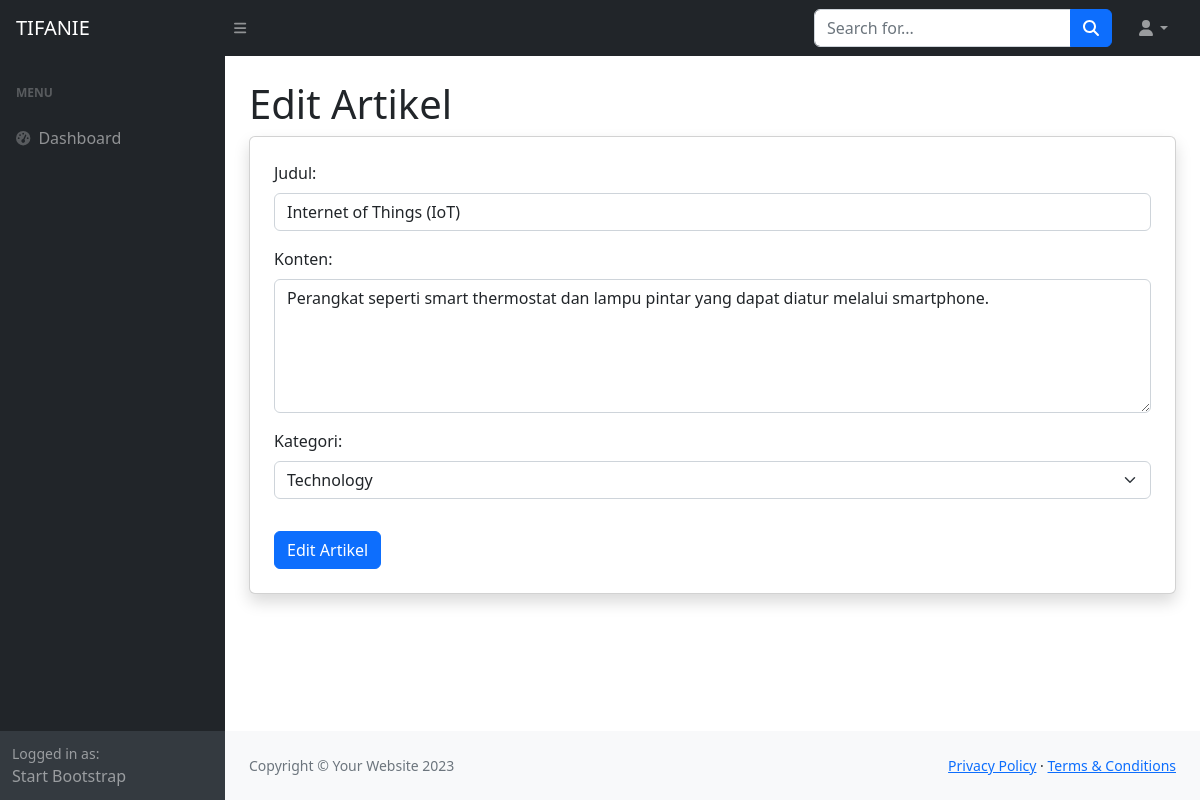
The app's page /admin/edit.php?id=2 with its own data.
### tables this page shows
CREATE TABLE `articles` (
  `article_id` int(11) NOT NULL,
  `user_id` int(11) NOT NULL,
  `category_id` int(11) NOT NULL,
  `title` varchar(255) NOT NULL,
  `content` text NOT NULL,
  `image` varchar(255) DEFAULT NULL,
  `created_at` timestamp NOT NULL DEFAULT current_timestamp(),
  `updated_at` timestamp NOT NULL DEFAULT current_timestamp() ON UPDATE current_timestamp(),
  `upload_time` timestamp NOT NULL DEFAULT current_timestamp(),
  `view_count` int(11) DEFAULT 0,
  `status` enum('Draft','Published','Rejected') DEFAULT 'Draft'
);

### admin/edit.php (the view, shortened to what this page needs)
<?php
require '../config.php';
if (isset($_GET['id'])) {
    $article_id = $_GET['id'];
    $result = $conn->query("SELECT * FROM articles WHERE article_id = $article_id");
    $article = $result->fetch_assoc();
}
?>
<!DOCTYPE html>
<html lang="en">
<head>
    <link href="https://cdn.jsdelivr.net/npm/simple-datatables@7.1.2/dist/style.min.css" rel="stylesheet" />
    <link href="css/styles.css" rel="stylesheet" />
</head>
<body class="sb-nav-fixed">
    <nav class="sb-topnav navbar navbar-expand navbar-dark bg-dark">
        <a class="navbar-brand ps-3" href="index.html">TIFANIE</a>
        <button class="btn btn-link btn-sm order-1 order-lg-0 me-4 me-lg-0" id="sidebarToggle" href="#!"><i
                class="fas fa-bars"></i></button>
        <form class="d-none d-md-inline-block form-inline ms-auto me-0 me-md-3 my-2 my-md-0">
            <div class="input-group">
                <input class="form-control" type="text" placeholder="Search for..." aria-label="Search for..."
                    aria-describedby="btnNavbarSearch" />
                <button class="btn btn-primary" id="btnNavbarSearch" type="button"><i
                        class="fas fa-search"></i></button>
            </div>
        </form>
        <ul class="navbar-nav ms-auto ms-md-0 me-3 me-lg-4">
            <li class="nav-item dropdown">
                <a class="nav-link dropdown-toggle" id="navbarDropdown" href="#" role="button" data-bs-toggle="dropdown"
                    aria-expanded="false"><i class="fas fa-user fa-fw"></i></a>
            </li>
        </ul>
    </nav>
    <div id="layoutSidenav">
        <div id="layoutSidenav_nav">
            <nav class="sb-sidenav accordion sb-sidenav-dark" id="sidenavAccordion">
                <div class="sb-sidenav-menu">
                    <div class="nav">
                        <div class="sb-sidenav-menu-heading">menu</div>
                        <a class="nav-link" href="dashboard.php">
                            <div class="sb-nav-link-icon"><i class="fas fa-tachometer-alt"></i></div>
                            Dashboard
                        </a>
                    </div>
                </div>
                <div class="sb-sidenav-footer">
                    <div class="small">Logged in as:</div>
                    Start Bootstrap
                </div>
            </nav>
        </div>
        <div id="layoutSidenav_content">
            <main>
                <div class="container-fluid px-4">
                    <h1 class="mt-4">Edit Artikel</h1>
                    <div class="card shadow p-4">
                        <form action="" method="POST">
                            <div class="mb-3">
                                <label for="title" class="form-label">Judul:</label>
                                <input type="text" class="form-control" id="title" name="title" value="<?php echo $article['title']; ?>" required>
                            </div>
                            <div class="mb-3">
                                <label for="content" class="form-label">Konten:</label>
                                <textarea class="form-control" id="content" name="content" rows="5" required><?php echo $article['content']; ?></textarea>
                            </div>
                            <div class="mb-3">
                                <label for="category_id" class="form-label">Kategori:</label>
                                <select class="form-select" id="category_id" name="category_id" required>
                                    <?php
                                    $categories = $conn->query("SELECT * FROM categories");
                                    while ($category = $categories->fetch_assoc()) {
                                        $selected = $category['category_id'] == $article['category_id'] ? 'selected' : '';
                                        echo "<option value='{$category['category_id']}' $selected>{$category['name']}</option>";
                                    }
                                    ?>
                                </select>
                            </div>
                            <button type="submit" class="btn btn-primary mt-3">Edit Artikel</button>
                        </form>
                    </div>
                </div>
            </main>
            <footer class="py-4 bg-light mt-auto">
                <div class="container-fluid px-4">
                    <div class="d-flex align-items-center justify-content-between small">
                        <div class="text-muted">Copyright &copy; Your Website 2023</div>
                        <div>
                            <a href="#">Privacy Policy</a>
                            &middot;
                            <a href="#">Terms &amp; Conditions</a>
                        </div>
                    </div>
                </div>
            </footer>
        </div>
    </div>
</body>
</html>

### records on screen
articles: title "Internet of Things (IoT)", content "Perangkat seperti smart thermostat dan lampu pintar yang dapat diatur melalui smartphone."

### other values on screen
form field category_id "Technology"
